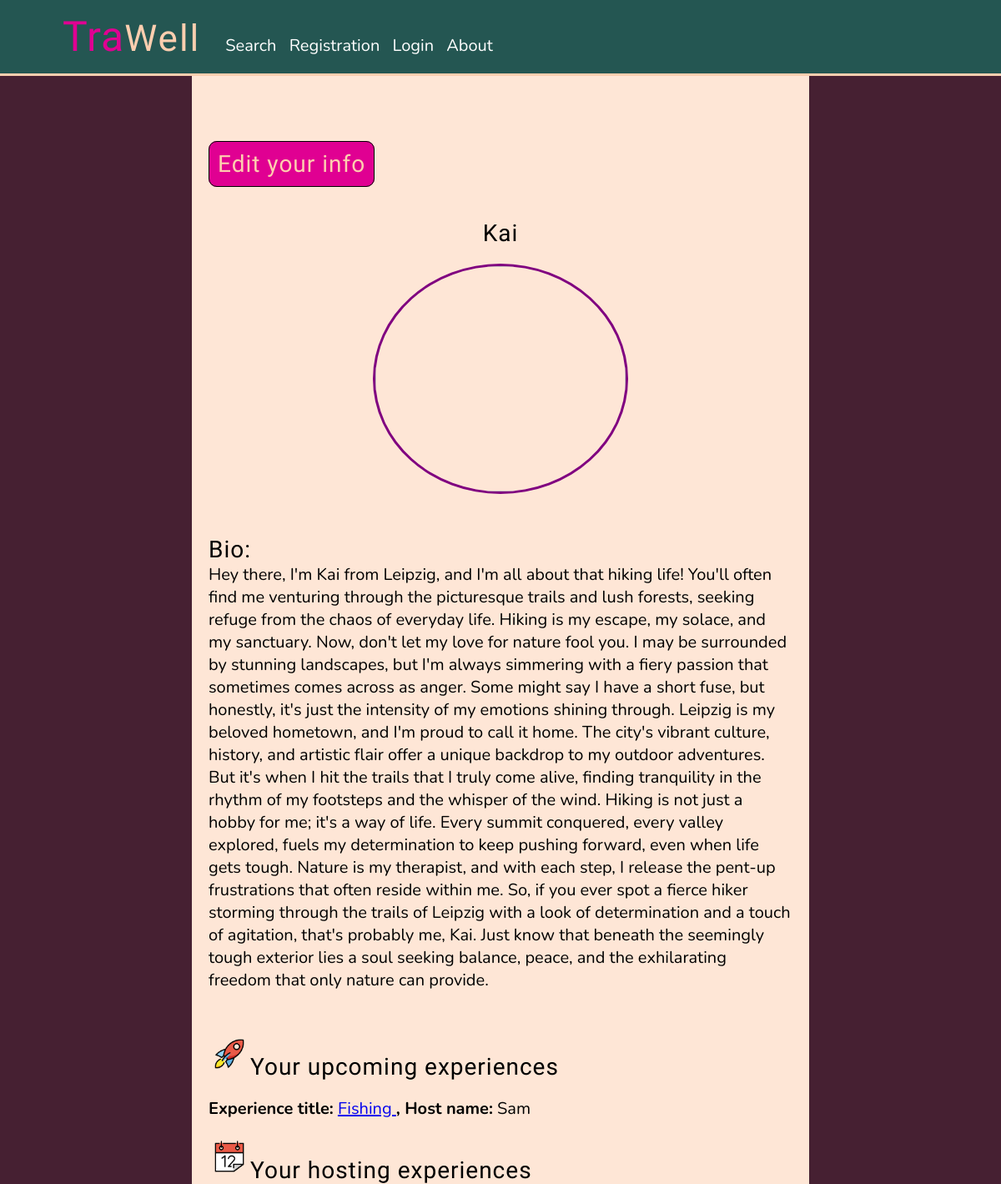
Before: /user/profile/ (signed in) with the older database file.
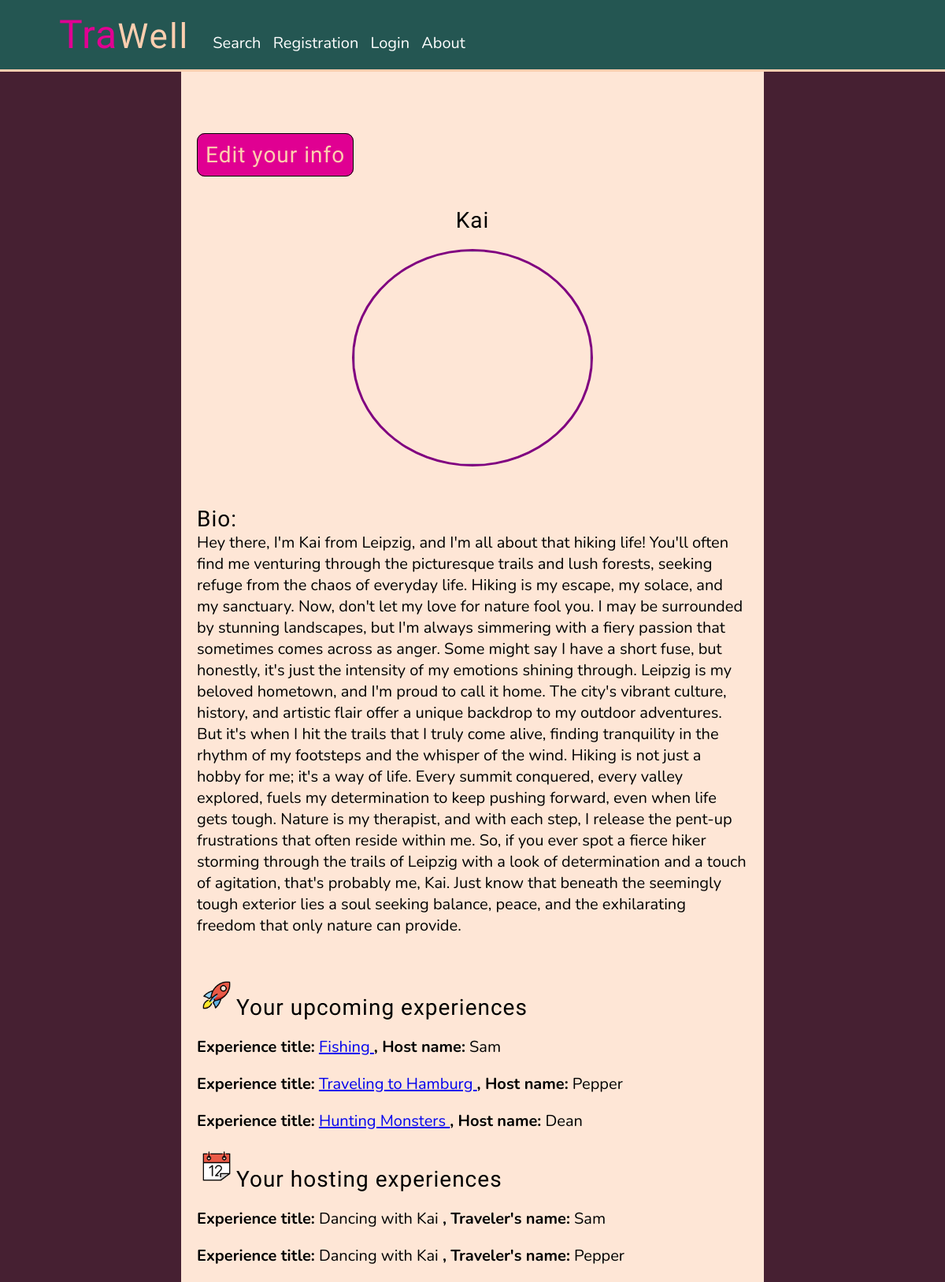
After: the same page with the newer database file.
### search_app/models.py (models this page shows, shortened)
class Booking(models.Model):
    traveler=models.CharField(max_length=50)
    host=models.CharField(max_length=50)
    experience_name=models.CharField(max_length=200)
    """
    traveler=models.ForeignKey(UserProfile, on_delete=models.CASCADE)
    host=models.ForeignKey(UserProfile, on_delete=models.CASCADE ,related_name='host_bookings')
    experience_name=models.ForeignKey(Experience,on_delete=models.CASCADE, related_name='bookings')
    """

### user_app/views.py (the view)
# urls.py: path("profile/",views.profile, name="user_profile"),
def profile(request):
    user=request.user
    booking_listing = Booking.objects.all()
    experience_listing=Experience.objects.all()
    if user.id==None or user.id-1<=0:
        return HttpResponse("Create profile")
    else:
        context={
            'user':user,
            'user_id':user.id-1,
            'booking_listing':booking_listing,
            'experience_listing':experience_listing
        }
        print(user.id)
        return render(request,'user_app/user_profile.html',context)

### search_app/templatetags/custom_filters.py (called while the page is built)
@register.filter
def extract_id(name):
    from user_app.models import Experience
    experience = Experience.objects.get(title=name)
    return experience.id

### templates/user_app/user_profile.html (shortened to what this page needs)
<!DOCTYPE html>
{% load custom_filters %}
{% load static%}
<html>
<head>
    <link rel="stylesheet" href="{% static 'main_style.css' %}" />
    <link rel="stylesheet" href="{% static 'user_profile.css' %}" />
    <link
      rel="stylesheet"
      href="https://cdnjs.cloudflare.com/ajax/libs/font-awesome/6.1.2/css/all.min.css"
/>
</head>
<body>
  <div class="navbar-responsive">
  <div class="navbar">
    <div class="navbar-container-logo">
    <a href="{% url 'home_app'%}"><span class="logo">Tra<span class="well">Well</span> </span></a>
    </div>
    <div class="navbar-container-links">
      <a class="nav-link" href="{% url 'search_app:search_index' %}">Search</a>
      <a class="nav-link" href="{% url 'user_app:register' %}">Registration</a>
      <a class="nav-link" href="{% url 'user_app:login' %}">Login</a>
      <a class="nav-link" href="{% url 'home_app:about' %}">About</a>
    </div>
  </div>
</div>
  {% if user.is_authenticated %}
      <div class="profile-container">
        <div class="edit-profile"><a href="{% url 'user_app:profile_update' pk=user_id %}">Edit your info</a></div>
        <div class="profile-name">{{user.username}}</div>
        <div class="profile-image">
          {% if user.user_profile.user_profile_image.url != null %}
          <img class="profile-picture-file" src="{{user.user_profile.user_profile_image.url}}" alt="User pic">
          {% else%}
          <img class="profile-picture-file" src="https://pbs.twimg.com/profile_images/901947348699545601/hqRMHITj.jpg" alt="">
          {% endif %}
        </div>
      <div class="profile-biography"><span class="bio">Bio:</span> <br>
        {{user.user_profile.user_bio}}
      </div>
        <div class="booked-experience-list">
          <img class="rocket" src="{% static 'rocket.png' %}" alt=""><b class="experience-list-head">Your upcoming experiences</b><br>
           {% for i in booking_listing %}
              {% if i.traveler  == user.username %}
              <p><b>Experience title:</b>
                <a href="{% url 'search_app:experience_details' experience_id=i.experience_name|extract_id %}">
                    {{ i.experience_name }}
                </a>  <b>, Host name:</b> {{i.host}}
            </p>
              {% endif %}
            {% endfor %}
          <img class="calendar" src="{% static 'calendar.png' %}" alt=""><b class="experience-list-head">Your hosting experiences</b>
          {% for i in booking_listing %}
              {% if i.host  == user.username %}
                <p><b>Experience title:</b>
                  {{i.experience_name}}  <b>, Traveler's name:</b> {{i.traveler}} </p>
              {% endif %}
            {% endfor %}
        </div>
      </div>
  {% else %}
  <h1>Please create an account to view your profile</h1>
  {% endif %}
</body>
</html>

Changed rows visible on the page:
added Booking: experience_name "Traveling to Hamburg", host "Pepper"
added Booking: experience_name "Hunting Monsters", host "Dean"
added Booking: experience_name "Dancing with Kai", traveler "Sam"
added Booking: experience_name "Dancing with Kai", traveler "Pepper"
